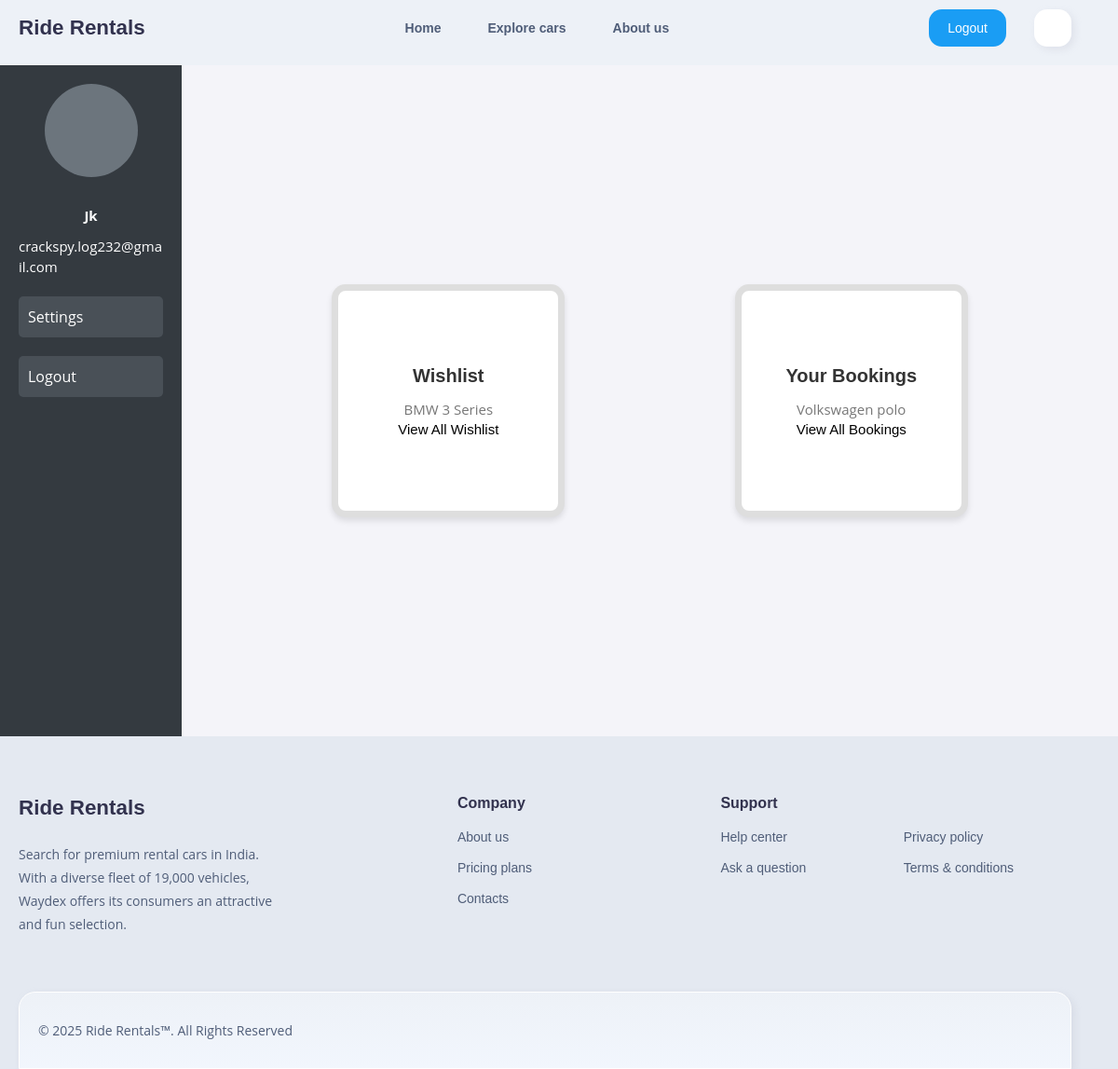
The app's page /profile/ (signed in), older data.
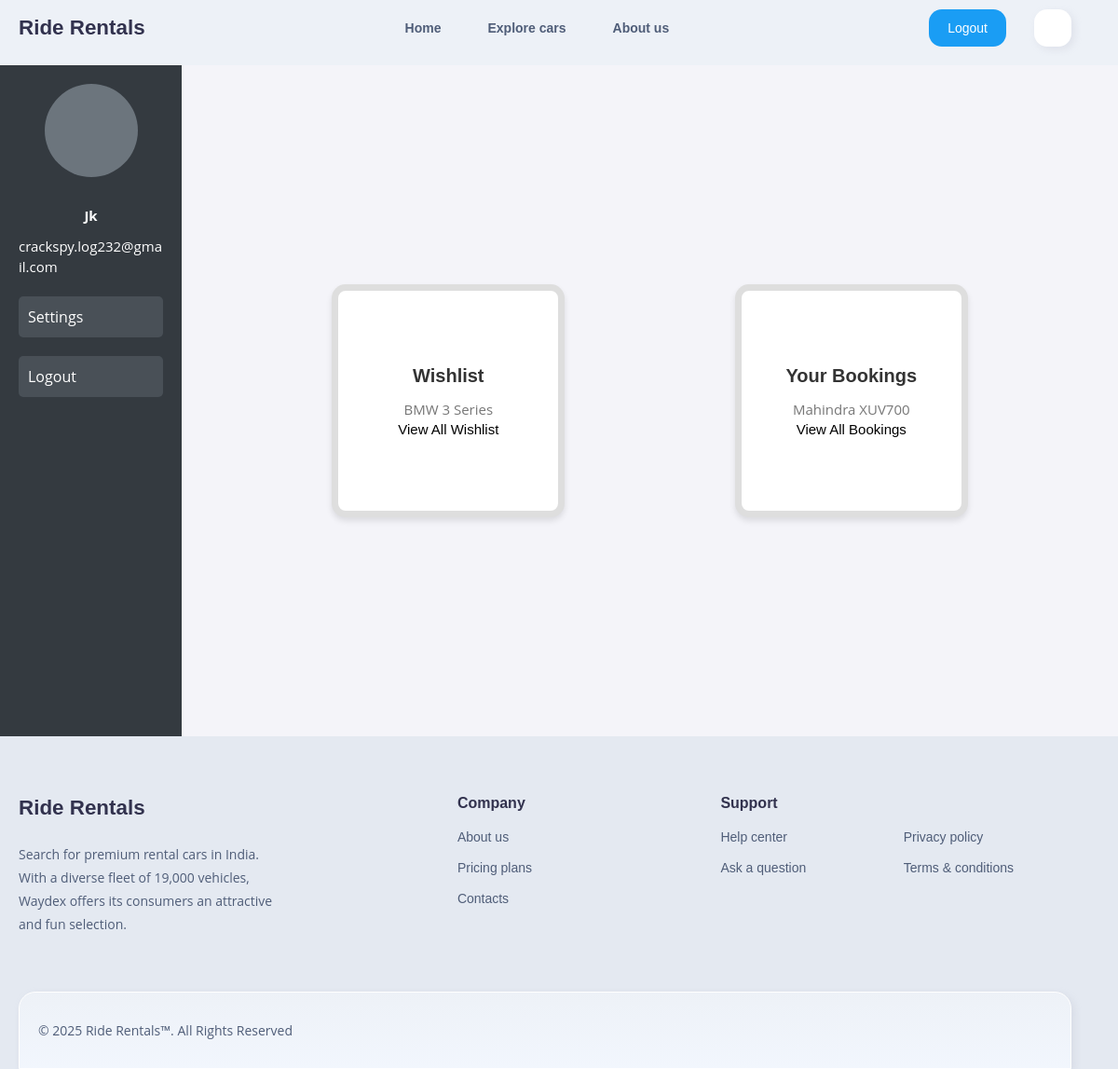
The same page, newer data.
### mainapp/models.py (models this page shows, shortened)
class Wishlist(models.Model):
    user = models.ForeignKey(User, on_delete=models.CASCADE)  # ForeignKey to User
    car = models.ForeignKey(Car_info, on_delete=models.CASCADE)  # ForeignKey to Car_info
    added_on = models.DateTimeField(auto_now_add=True)  # Timestamp when added to wishlist
    class Meta:
        unique_together = ('user', 'car')  # Ensures a user cannot add the same car twice

class Car_info(models.Model):
    def image_upload_path(instance, filename):
        ext = os.path.splitext(filename)[-1]
        new_filename = f"{instance.slug}{ext}"
        return os.path.join("car_pics", new_filename)
    img = models.ImageField(upload_to=image_upload_path)  # Use the callable here
    name = models.CharField(max_length=50)
    year = models.IntegerField(default=2024)
    capacity = models.IntegerField(null=False)
    mileage = models.FloatField(null=False)
    engine = models.CharField(max_length=20)
    gear = models.CharField(max_length=20)
    available = models.BooleanField(default=True)
    rent = models.FloatField(default=0.0)
    slug = models.SlugField(max_length=100, unique=True, blank=True)  # Unique slug

class Booking(models.Model):
    cus_name = models.CharField(max_length=50)
    cus_ph = models.CharField(max_length=12)
    cus_email = models.CharField(max_length=30)
    car = models.ForeignKey(Car_info, on_delete=models.CASCADE)
    cus_username = models.ForeignKey(User, on_delete=models.CASCADE)
    class Status(models.TextChoices):
        BOOKED = 'booked', 'Booked'
        RENTED = 'rented', 'Rented'
        COMPLETED = 'completed', 'Completed'
    class Payment_Status(models.TextChoices):
        PAID = 'paid', 'Paid'
        PENDING = 'pending', 'Pending'
    status = models.CharField(
        max_length=10,
        choices=Status.choices,
        default=Status.BOOKED,  # Default value is 'Booked'
    )
    pickup_date = models.DateField()
    return_date = models.DateField()
    booked_on = models.DateField(auto_now=True)
    notes = models.TextField(null=True, blank=True)
    rent = models.DecimalField(max_digits=10, decimal_places=2) # Car price
    total_rent = models.DecimalField(max_digits=10, decimal_places=2) # Computed total rent
    payment_status = models.CharField(
        max_length=10,
        choices=Payment_Status.choices,
        default=Payment_Status.PENDING,  # Default value is 'Booked'
    )

### mainapp/views.py (the view)
# urls.py: path('profile/', views.profile_dashboard, name='profile'),
@login_required
def profile_dashboard(request):
    user = request.user
    bookings = Booking.objects.filter(cus_username=user).order_by('-id') # Fetch bookings associated with the user
    wishlist_items = Wishlist.objects.filter(user=user).order_by('-id')  # Fetch wishlist items
    return render(request, 'mainapp/profile/profile.html', {
        'user': user,
        'all_bookings': bookings,
        'booking_item': bookings.first(),
        'wishlist_item': wishlist_items.first(),
        'all_wishlist_items': wishlist_items,
    })

### templates/mainapp/profile/profile.html (shortened to what this page needs)
{% extends 'mainapp/base.html' %}
{% load static %}
{% block head %}
<link rel="stylesheet" href="{% static 'mainapp/css/profile.css' %}">
{% endblock %}
{% block content %}
<div class="dashboard-container">
    <div class="sidebar" id="sidebar">
        <div class="profile-icon">
        </div>
        <h5 class="usrname m-b-10 fz-18">{{ user.username|title }}</h5>
        <p class="email m-b-10">{{ user.email }}</p>
        <button onclick="openSettingsPopup()">Settings</button>
        <button>Logout</button>
    </div>
    <div class="content">
        <div class="card">
            <h5>Wishlist</h5>
            {% if wishlist_item %}
            <p>{{ wishlist_item.car.name }}</p>
            <button onclick="openWishlistPopup()">View All Wishlist</button>
            {% else %}
            <p>Your wishlist is empty.</p>
            {% endif %}
        </div>
        <div class="card">
            <h5>Your Bookings</h5>
            {% if booking_item %}
            <p>{{ booking_item.car.name }}</p>
            <button onclick="openBookingPopup()">View All Bookings</button>
            {% else %}
            <p>You have no bookings yet.</p>
            {% endif %}
        </div>
    </div>
</div>
{% endblock %}

### templates/mainapp/base.html (shortened to what this page needs)
{% load static %}
<!DOCTYPE html>
<html lang="en">
<head>
    <link rel="stylesheet" href="{% static 'mainapp/css/base-style.css' %}">
    <link rel="stylesheet" href="{% static 'mainapp/css/fonts.css' %}">
    {% block head %} {% endblock %}
</head>
<body>
    <header class="header" data-header>
        <div class="header-container">
            <a href="#" class="logo">
                <span>Ride Rentals</span>
            </a>
            <nav class="navbar" data-navbar>
                <ul class="navbar-list">
                    <li>
                        <a href="{% url 'home' %}" class="navbar-link" data-nav-link>Home</a>
                    </li>
                    {% if user.is_authenticated %}
                    <li>
                        <a href="{% url 'explore_cars' %}" class="navbar-link" data-nav-link>Explore cars</a>
                    </li>
                    <li>
                        <a href="#about-us" class="navbar-link" data-nav-link>About us</a>
                    </li>
                    {% endif %}
                </ul>
            </nav>
            <div class="header-actions">
                {% if user.is_authenticated %}
                <a href="{% url 'logout' %}" class="head-btn" aria-labelledby="aria-label-txt">
                    <span id="aria-label-txt">Logout</span>
                </a>
                <a href="{% url 'profile' %}" class="head-btn user-btn" aria-label="Profile">
                </a>
                {% else %}
                <a href="{% url 'auth' %}" class="head-btn" aria-labelledby="aria-label-txt">
                    <ion-icon name="lock-open-outline"></ion-icon>
                    <span id="aria-label-txt">Login</span>
                </a>
                {% endif %}
            </div>
        </div>
    </header>
    {% block content %} {% endblock %}
    <section class="footer" id="about-us">
        <footer class="footer">
            <div class="footer-container">
                <div class="footer-top">
                    <div class="footer-brand">
                        <a href="#" class="logo">
                            <span>Ride Rentals</span>
                        </a>
                        <p class="footer-text">
                            Search for premium rental cars in India. With a diverse fleet of 19,000 vehicles, Waydex
                            offers its
                            consumers an
                            attractive and fun selection.
                        </p>
                    </div>
                    <ul class="footer-list">
                        <li>
                            <p class="footer-list-title">Company</p>
                        </li>
                        <li>
                            <a href="#" class="footer-link">About us</a>
                        </li>
                        <li>
                            <a href="#" class="footer-link">Pricing plans</a>
                        </li>
                        <li>
                            <a href="#" class="footer-link">Contacts</a>
                        </li>
                    </ul>
                    <ul class="footer-list">
                        <li>
                            <p class="footer-list-title">Support</p>
                        </li>
                        <li>
                            <a href="#" class="footer-link">Help center</a>
                        </li>
                        <li>
                            <a href="#" class="footer-link">Ask a question</a>
                        </li>
                        <li>
                            <a href="#" class="footer-link">Privacy policy</a>
                        </li>
                        <li>
                            <a href="#" class="footer-link">Terms & conditions</a>
                        </li>
                    </ul>
                </div>
                <div class="footer-bottom">
                    <p class="copyright">
                        &copy; 2025 Ride Rentals™. All Rights Reserved
                    </p>
                </div>
            </div>
        </footer>
</body>
</html>

### static/mainapp/css/profile.css (style rules this page uses)
.dashboard-container { width: 100%; height: 90dvh; background-color: #f4f4f9; display: flex; justify-content: flex-start; align-items: stretch; margin-top: 70px; overflow: hidden; }
.sidebar { width: 210px; height: 100%; background-color: #343a40; color: white; padding: 20px; display: flex; flex-direction: column; align-items: center; position: fixed; top: 0; left: -210px; transition: left 0.3s ease-in-out; z-index: 1000; }
.sidebar .profile-icon { width: 100px; height: 100px; border-radius: 50%; background-color: #6c757d; display: flex; align-items: center; justify-content: center; color: white; font-size: 24px; margin-bottom: 30px; cursor: pointer; }
.sidebar button { width: 100%; margin: 10px 0; background-color: #495057; border: none; color: white; padding: 10px; text-align: left; border-radius: 5px; cursor: pointer; font-size: 16px; }
.content { padding: 30px; display: flex; flex-wrap: wrap; justify-content: space-around; align-items: center; width: 100%; }
.card { background-color: white; padding: 20px; border-radius: 15px; border: solid #80808042 7px; box-shadow: 0 4px 6px rgba(0, 0, 0, 0.1); text-align: center; margin: 10px; display: flex; flex-direction: column; justify-content: center; align-items: center; }
.card h5 { margin-bottom: 10px; color: #333; font-size: 16px; font-family: var(--ff-nunito); }
.card p { color: #777; font-size: 15px; }
.card button { font-size: 15px; font-family: var(--ff-nunito); }
.usrname { font-size: 18px; }
.usrname, .email { word-wrap: break-word; overflow-wrap: break-word; word-break: break-word; margin-bottom: 10px; font-size: 15px; }
@media (min-width: 350px) { .card { width: 200px; height: 190px; } }
@media (min-width: 650px) { .card { width: 250px; height: 250px; padding: 20px; margin: 10px; display: flex; flex-direction: column; justify-content: center; align-items: center; } }
@media (min-width: 990px) { .sidebar { position: relative; z-index: 0; left: 0; width: 230px; } }
@media (min-width: 990px) { .content { padding: 70px; } }
@media (min-width: 990px) { .card h5 { font-size: 20px; } }

Row changes from the older to the newer data that the page shows:
no longer on this page (row unchanged): Booking: car.name "Volkswagen polo"
added Booking: car.name "Mahindra XUV700"
